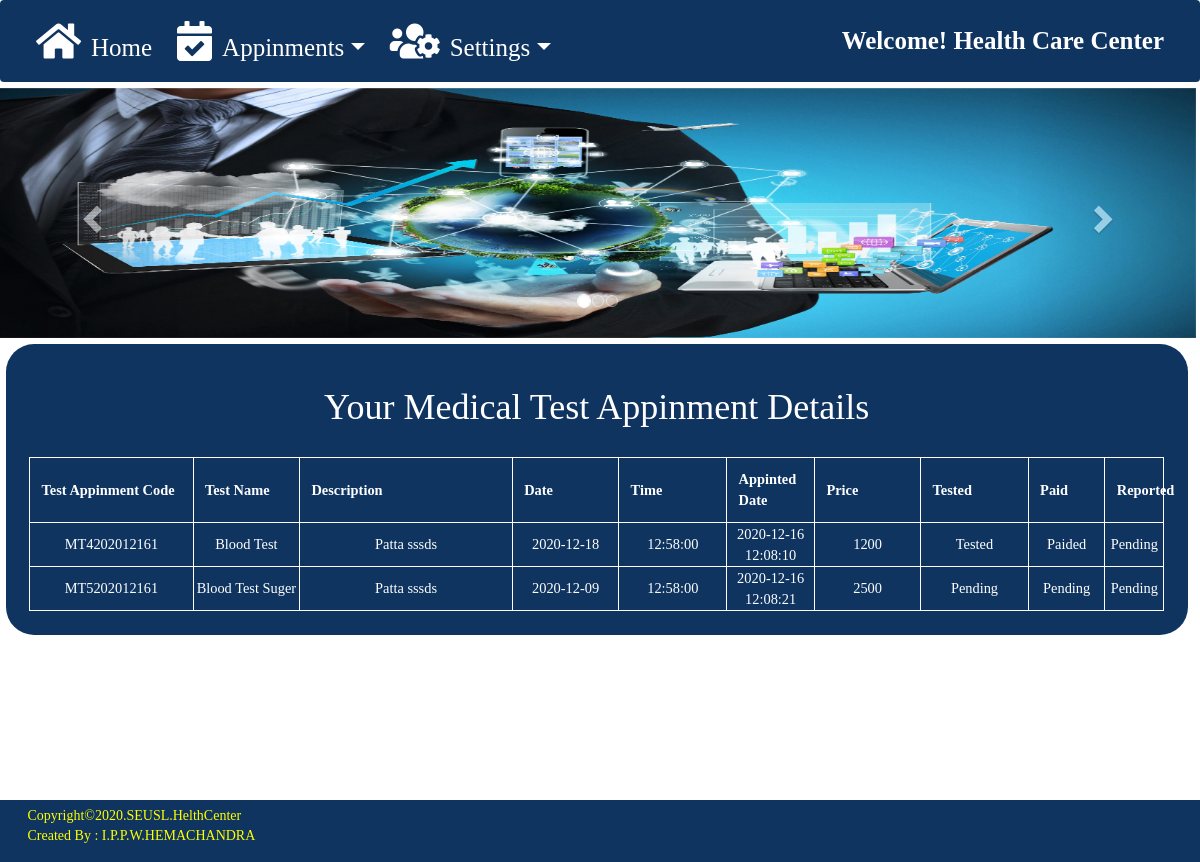
The app's page /medicaltestappinment.php (signed in) with its own data.
### tables this page shows
CREATE TABLE `slider_banner` (
  `slider_banner_id` int(11) NOT NULL,
  `slider_banner_01` varchar(255) NOT NULL,
  `slider_banner_02` varchar(255) NOT NULL,
  `slider_banner_03` varchar(255) NOT NULL
);

CREATE TABLE `test_appinment` (
  `test_appoinment_id` int(11) NOT NULL,
  `test_sch_id` varchar(255) NOT NULL,
  `test_appoinment_code` varchar(255) NOT NULL,
  `email` varchar(255) NOT NULL,
  `amount` varchar(255) NOT NULL,
  `tested` varchar(255) NOT NULL,
  `paid` varchar(255) NOT NULL,
  `reported` varchar(255) NOT NULL,
  `trndate` datetime NOT NULL
);

CREATE TABLE `medical_test` (
  `test_id` int(11) NOT NULL,
  `test_name` varchar(255) NOT NULL,
  `description` varchar(255) NOT NULL,
  `available` varchar(255) NOT NULL
);

CREATE TABLE `test_schedule` (
  `test_sch_id` int(11) NOT NULL,
  `test_id` int(255) NOT NULL,
  `test_date` date NOT NULL,
  `test_time` time NOT NULL,
  `price` int(255) NOT NULL,
  `description` varchar(255) NOT NULL,
  `trndate` datetime NOT NULL
);

### medicaltestappinment.php (the view, shortened to what this page needs)
<?php
  require_once 'connection.php';
?>
<!doctype html>
<html lang="en">
<head>
    <link rel="stylesheet" href="https://cdn.jsdelivr.net/npm/bootstrap@4.5.3/dist/css/bootstrap.min.css">
    <link rel="stylesheet" type="text/css" href="css/boot.css">
    <link rel="stylesheet" type="text/css" href="css/form_css/form.css">
    <link rel="stylesheet" type="text/css" href="css/student/main.css">
    <link rel="stylesheet" type="text/css" href="fontawesome-free-5.7.2-web/css/all.css">
</head>
<body style="font-family: \"Times New Roman\",Times, serif;">
  <div style="height: 100vh">
    <div class="flex-center flex-column">
     <nav class="navbar navbar-expand-lg" style="background-color: #0f3460;">
      <div style="float: right;" class="collapse navbar-collapse" id="navbarSupportedContent">
        <ul class="navbar-nav mr-auto">
          <li class="nav-item mr-4">
            <a style="color: white;  font-size: 25px;" class="nav-link ml-2" href="index.php"><i style="font-size: 40px;" class="fas fa-home mr-3"></i>Home</a>
          </li>
          <li class="nav-item mr-4 dropdown">
            <a style="color: white; font-size: 25px;" class="nav-link dropdown-toggle" href="#" id="navbarDropdown" role="button" data-toggle="dropdown" aria-haspopup="true" aria-expanded="false"> <i style="font-size: 40px;" class="fas fa-calendar-check mr-3"></i>Appinments</a>
          </li>
          <li class="nav-item mr-4 dropdown">
            <a style="color: white; font-size: 25px;" class="nav-link dropdown-toggle" href="#" id="navbarDropdown" role="button" data-toggle="dropdown" aria-haspopup="true" aria-expanded="false"> <i style="font-size: 40px;" class="fas fa-users-cog mr-3"></i>Settings</a>
          </li>
        </ul>
      </div>
      <a style="color: white; font-size: 25px;" class="navbar-brand" href="student.php"><b>Welcome! Health Care Center</b></a>
    </nav>
		<section class="container-fluid">
      <div class="row" style="width: 102.2%; margin-top: -1.2%;">
    <?php
    $slider_query = "SELECT * FROM slider_banner";
    $slider_query_result = mysqli_query($con,$slider_query);
    if(mysqli_num_rows($slider_query_result)>0){
          $row = mysqli_fetch_assoc($slider_query_result);
          $slider_banner_01 = $row['slider_banner_01'];
          $image_src1 = "img/upload/slider/".$slider_banner_01;
     ?>
          <div id="myCarousel" class="carousel slide" data-ride="carousel" style="width: 105%;">
            <ol class="carousel-indicators">
              <li data-target="#myCarousel" data-slide-to="0" class="active"></li>
              <li data-target="#myCarousel" data-slide-to="1"></li>
              <li data-target="#myCarousel" data-slide-to="2"></li>
            </ol>
            <div class="carousel-inner">
              <div class="item active">
                <img src="<?php echo $image_src1; ?>" alt="Banner 01" style="width:100%; height: 250px;">
              </div>
            </div>
            <a class="left carousel-control" href="#myCarousel" data-slide="prev">
              <span class="glyphicon glyphicon-chevron-left"></span>
            </a>
            <a class="right carousel-control" href="#myCarousel" data-slide="next">
              <span class="glyphicon glyphicon-chevron-right"></span>
            </a>
          </div>
      <?php } ?>
  </div>
			<div class="row mt-2">
			    <div class="col-12 col-sm-12 col-lg-12 ml-1">
			    	<?php
              $email = $_SESSION['email'];
                    $viewquery = " SELECT * FROM test_appinment join test_schedule on test_schedule.test_sch_id = test_appinment.test_sch_id join medical_test on medical_test.test_id = test_schedule.test_id where email = '".$email."'";
                    $viewresult = mysqli_query($con,$viewquery);
                    echo '
                    <div style="margin-top:0.1%;" class="view_div">
                    <a style="text-decoration: none; color :white;" href="dashboard.php?id=2"><h1 class="student_h1"> Your Medical Test Appinment Details </h1></br></a>
                    <table style="width : 100%; text-align: center;" class="student_table_new">
                      <tr>
                        <th style="width : 15%"> Test Appinment Code </th>
                        <th style="width : 10%"> Test Name </th>
                        <th style="width : 20%"> Description </th>
                        <th style="width : 10%"> Date</th>
                        <th style="width : 10%"> Time </th>
                        <th style="width : 8%"> Appinted Date </th>
                        <th style="width : 10%"> Price </th>
                        <th style="width : 10%"> Tested </th>
                        <th style="width : 10%"> Paid </th>
                        <th style="width : 10%"> Reported </th>
                      </tr>';
                    while($row = mysqli_fetch_assoc($viewresult))
                    {
                        echo '
                        <tr>
                        <td>'.$row['test_appoinment_code'].'</td>
                        <td>'.$row['test_name'].'</td>
                        <td>'.$row['description'].'</td>
                        <td>'.$row['test_date'].'</td>
                        <td>'.$row['test_time'].'</td>
                        <td>'.$row['trndate'].'</td>
                        <td>'.$row['price'].'</td>
                        <td>'.$row['tested'].'</td>
                        <td>'.$row['paid'].'</td>
                        <td>'.$row['reported'].'</td>
                        </tr>';
                    }
                    echo '</table> </div>';
                    ?>
			</div>
		</section>
    </div>
  </div>
</body>
<div style="background-color: #0f3460; padding: 0.5%;" class="row">
  <p style="color: yellow; margin-left: 3%;">Copyright©2020.SEUSL.HelthCenter <br> Created By : I.P.P.W.HEMACHANDRA</p>
</div>
</html>
  <link rel="stylesheet" href="https://maxcdn.bootstrapcdn.com/bootstrap/3.4.1/css/bootstrap.min.css">

### css/form_css/form.css (style rules this page uses)
div.view_div { background-color: #0f3460; padding: 2%; font-family: \"Times New Roman\", Times, serif; color: white; text-align: center; margin-top: -4.5%; margin-left: -1%; border-radius: 2em; }
table.student_table_new { width: 100%; border:1px solid white; font-size: 1.2vw; padding: 1%; }
table.student_table_new th { border:1px solid white; padding: 1%; }
table.student_table_new td { border:1px solid white; padding: 1px; }

### css/student/main.css (style rules this page uses)
#navbarSupportedContent { float: right; }

### records on screen
slider_banner: slider_banner_01 (picture)
test_appinment: test_appoinment_code "MT4202012161", medical_test.test_name "Blood Test", medical_test.description "Patta sssds", test_sch.test_date "2020-12-18", test_sch.test_time "12:58:00", test_sch.trndate "2020-12-16 12:08:10", test_sch.price "1200", tested "Tested", paid "Paided", reported "Pending"
test_appinment: test_appoinment_code "MT5202012161", medical_test.test_name "Blood Test Suger", medical_test.description "Patta sssds", test_sch.test_date "2020-12-09", test_sch.test_time "12:58:00", test_sch.trndate "2020-12-16 12:08:21", test_sch.price "2500", tested "Pending", paid "Pending", reported "Pending"
